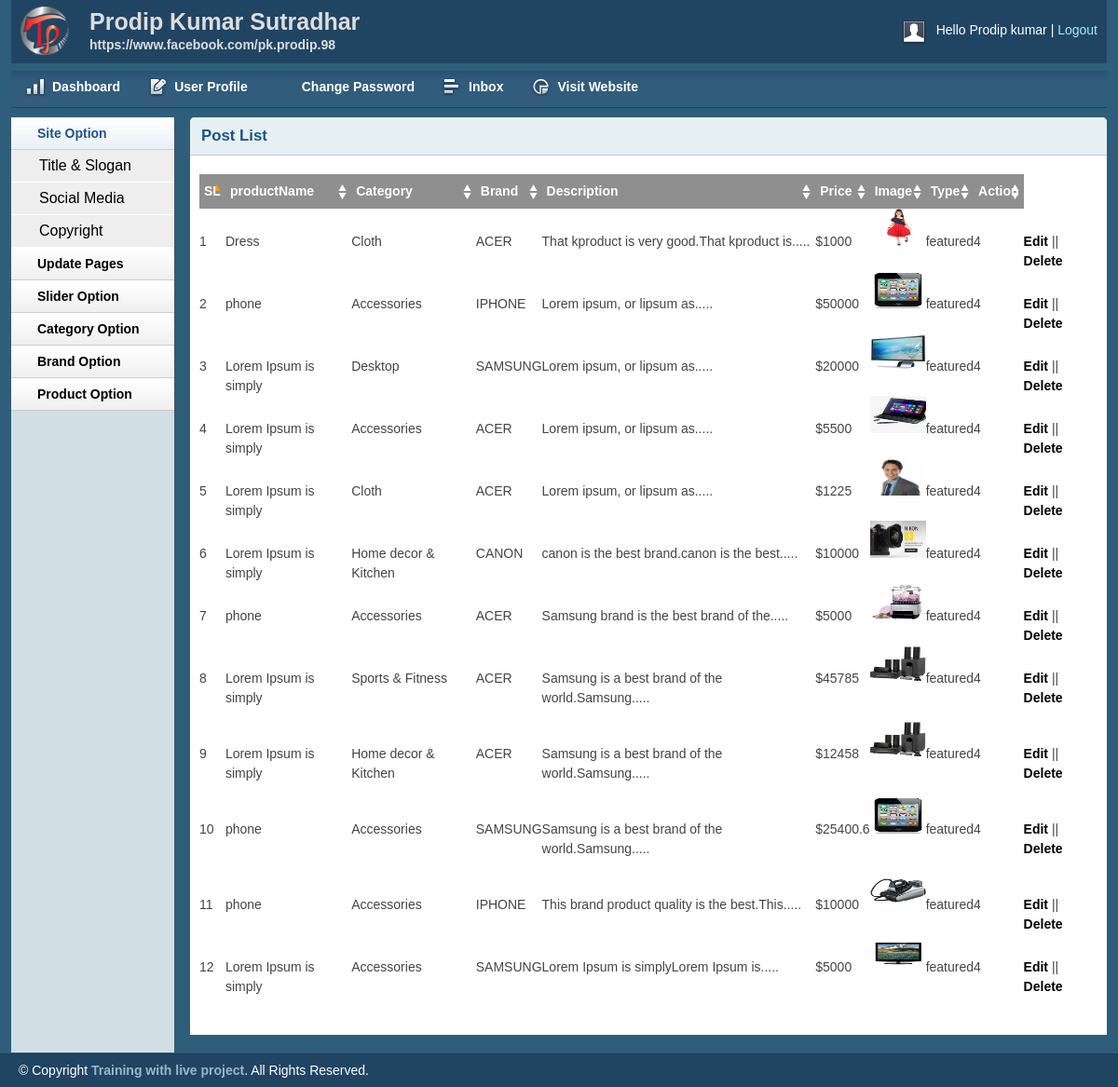
The page /admin/productlist.php (signed in) on the database its author committed.
### tables this page shows
CREATE TABLE `tbl_product` (
  `productId` int(11) NOT NULL,
  `productName` varchar(255) NOT NULL,
  `catId` int(11) NOT NULL,
  `brandId` int(11) NOT NULL,
  `body` text NOT NULL,
  `price` float NOT NULL,
  `image` varchar(255) NOT NULL,
  `type` tinyint(4) NOT NULL DEFAULT '0'
);

CREATE TABLE `tbl_category` (
  `catId` int(11) NOT NULL,
  `catName` varchar(255) NOT NULL
);

CREATE TABLE `tbl_brand` (
  `brandId` int(11) NOT NULL,
  `brandName` varchar(255) NOT NULL
);

### lib/database.php (called while the page is built, shortened)
<?php
Class Database{
 public $host   = DB_HOST;
 public $user   = DB_USER;
 public $pass   = DB_PASS;
 public $dbname = DB_NAME;
 public $link;
private function connectDB(){
 $this->link = new mysqli($this->host, $this->user, $this->pass, $this->dbname);
 }
public function select($query){
  $result = $this->link->query($query) or die($this->link->error.__LINE__);
  if($result->num_rows > 0){
    return $result;
  } else {
    return false;
  }
 }
}

### classes/Product.php (called while the page is built, shortened)
<?php
$filepath=realpath(dirname(__FILE__));
include_once ($filepath.'/../lib/database.php');
include_once ($filepath.'/../helper/formate.php');
?>
<?php
class Product
{
	private $db;
	public function __construct()
	{
		$this->db=new Database();
}
public function getAllProduct(){
$query="SELECT p.*,c.catName,b.brandName
		FROM tbl_product as p,tbl_category as c,tbl_brand as b
		WHERE p.catId=c.catId AND p.brandId=b.brandId
		ORDER BY p.productId DESC";
$result=$this->db->select($query);
return $result;
}
}
?>

### helper/formate.php (called while the page is built, shortened)
<?php
class Format{
 public function textShorten($text, $limit = 400){
  $text = $text. " ";
  $text = substr($text, 0, $limit);
  $text = substr($text, 0, strrpos($text, ' '));
  $text = $text.".....";
  return $text;
 }
}
?>

### admin/productlist.php (the view, shortened to what this page needs)
<?php include 'inc/header.php';?>
<?php include 'inc/sidebar.php';
include_once '../helper/formate.php';
?>
<?php include '../classes/Product.php'?>
<?php
$product=new Product();
$fm=new Format();
?>
<div class="grid_10">
    <div class="box round first grid">
        <h2>Post List</h2>
        <div class="block">
            <table class="data display datatable" id="example">
			<thead>
				<tr>
					<th>SL</th>
					<th>productName</th>
					<th>Category</th>
					<th>Brand</th>
					<th>Description</th>
					<th>Price</th>
					<th>Image</th>
					<th>Type</th>
					<th>Action</th>
				</tr>
			</thead>
			<tbody>
				<?php
				$getProduct=$product->getAllProduct();
				if ($getProduct) {
					$i=0;
					while ($result=$getProduct->fetch_assoc()) {
						$i++;
				?>
				<tr class="odd gradeX">
					<td><?php echo $i;?></td>
					<td><?php echo $result['productName'];?></td>
					<td><?php echo $result['catName'];?></td>
					<td class="center"><?php echo $result['brandName'];?></td>
					<td><?php echo $fm->textShorten( $result['body'],50);?></td>
					<td>$<?php echo $result['price'];?></td>
					<td><img src="<?php echo $result['image'];?>" height="40px;" width="60px;"></td>
					<td>
						<?php
						if ($result['type']==0) {
							echo "featured";
						}else{
							echo "general";
						}
						?>
						</td>
					<td class="center"> 4</td>
					<td><a href="productEdit.php?productId=<?php echo $result['productId'];?>">Edit</a> || <a onclick="return confirm('Are you sure to Delete')" href="?delproduct= <?php echo $result['productId'];?>">Delete</a></td>
				</tr>
			<?php } }?>
			</tbody>
		</table>
       </div>
    </div>
</div>
<?php include 'inc/footer.php';?>

### admin/css/layout.css (style rules this page uses)
body { background: #fff none repeat scroll 0 0; color: #444; font-size: 14px; padding: 0; }
a { color: #000; font-weight:bold; text-decoration: none; }
h1, h2, h3, h4, h5, h6 { line-height:1.2em; margin-bottom:.3em; }
h2 { margin-top:1em; }
.box { background:#fff; margin-bottom:20px; padding:10px 10px 10px 10px; margin-left:-8px; }
.box.grid { padding-bottom:40px; }
.box.round { -moz-border-radius: 5px 5px 0px 0px; -webkit-border-radius: 5px 5px 0px 0px; border-radius: 5px 5px 0px 0px; }
.box h2 { font-size:1.2em; font-weight:bold; color:#1B548D; background:#E6F0F3; margin:-10px -10px 0 -10px; padding:10px 12px; border-bottom:1px solid #B3CBD6; -moz-border-radius: 5px 5px 0px 0px; -webkit-border-radius: 5px 5px 0px 0px; border-radius: 5px 5px 0px 0px; }
.box.first { min-height: 406px; }
.block { padding-top:20px; }
p { margin-bottom:1em; }
.block { padding-bottom:1px; }
table.display { margin: 0 auto; clear: both; width: 100%; }
.sorting_asc { background: #8f8f8f url(../img/table/sort_asc.png) no-repeat center right; padding:8px 5px; text-align:left; color:#fff; }
.sorting { background:#8f8f8f url(../img/table/sort_both.png) no-repeat center right; padding:8px 5px; text-align:left; color:#fff; }

### rows shown on the page
tbl_product: productName "Dress", catId.catName "Cloth", brandId.brandName "ACER", body "That kproduct is very good.That kproduct is.....", price "1000", image (picture), type "featured"
tbl_product: productName "phone", catId.catName "Accessories", brandId.brandName "IPHONE", body "Lorem ipsum , or lipsum as.....", price "50000", image (picture), type "featured"
tbl_product: productName "Lorem Ipsum is simply", catId.catName "Desktop", brandId.brandName "SAMSUNG", body "Lorem ipsum , or lipsum as.....", price "20000", image (picture), type "featured"
tbl_product: productName "Lorem Ipsum is simply", catId.catName "Accessories", brandId.brandName "ACER", body "Lorem ipsum , or lipsum as.....", price "5500", image (picture), type "featured"
tbl_product: productName "Lorem Ipsum is simply", catId.catName "Cloth", brandId.brandName "ACER", body "Lorem ipsum , or lipsum as.....", price "1225", image (picture), type "featured"
tbl_product: productName "Lorem Ipsum is simply", catId.catName "Home decor & Kitchen", brandId.brandName "CANON", body "canon is the best brand.canon is the best.....", price "10000", image (picture), type "featured"
tbl_product: productName "phone", catId.catName "Accessories", brandId.brandName "ACER", body "Samsung brand is the best brand of the.....", price "5000", image (picture), type "featured"
tbl_product: productName "Lorem Ipsum is simply", catId.catName "Sports & Fitness", brandId.brandName "ACER", body "Samsung is a best brand of the world.Samsung.....", price "45785", image (picture), type "featured"
tbl_product: productName "Lorem Ipsum is simply", catId.catName "Home decor & Kitchen", brandId.brandName "ACER", body "Samsung is a best brand of the world.Samsung.....", price "12458", image (picture), type "featured"
tbl_product: productName "phone", catId.catName "Accessories", brandId.brandName "SAMSUNG", body "Samsung is a best brand of the world.Samsung.....", price "25400.6", image (picture), type "featured"
tbl_product: productName "phone", catId.catName "Accessories", brandId.brandName "IPHONE", body "This brand product quality is the best.This.....", price "10000", image (picture), type "featured"
tbl_product: productName "Lorem Ipsum is simply", catId.catName "Accessories", brandId.brandName "SAMSUNG", body "Lorem Ipsum is simplyLorem Ipsum is.....", price "5000", image (picture), type "featured"

### other values the page prints
session::get('adminName') "Prodip kumar"
